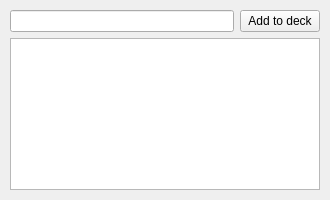
<?xml version="1.0" encoding="UTF-8"?>
<ui version="4.0">
 <class>MainWindow</class>
 <widget class="QMainWindow" name="MainWindow">
  <property name="geometry">
   <rect>
    <x>0</x>
    <y>0</y>
    <width>330</width>
    <height>200</height>
   </rect>
  </property>
  <property name="windowTitle">
   <string>MainWindow</string>
  </property>
  <property name="windowIcon">
   <iconset theme="QIcon::ThemeIcon::GoHome"/>
  </property>
  <widget class="QWidget" name="centralwidget">
   <widget class="QWidget" name="layoutWidget">
    <property name="geometry">
     <rect>
      <x>10</x>
      <y>10</y>
      <width>310</width>
      <height>180</height>
     </rect>
    </property>
    <layout class="QGridLayout" name="gridLayout">
     <item row="0" column="0">
      <widget class="QLineEdit" name="lineEdit"/>
     </item>
     <item row="0" column="1">
      <widget class="QPushButton" name="pushButton">
       <property name="text">
        <string>Add to deck</string>
       </property>
      </widget>
     </item>
     <item row="1" column="0" colspan="2">
      <widget class="QTextBrowser" name="textBrowser"/>
     </item>
    </layout>
   </widget>
  </widget>
 </widget>
 <resources>
  <include location="../../icons/icons_resources.qrc"/>
 </resources>
 <connections/>
</ui>
